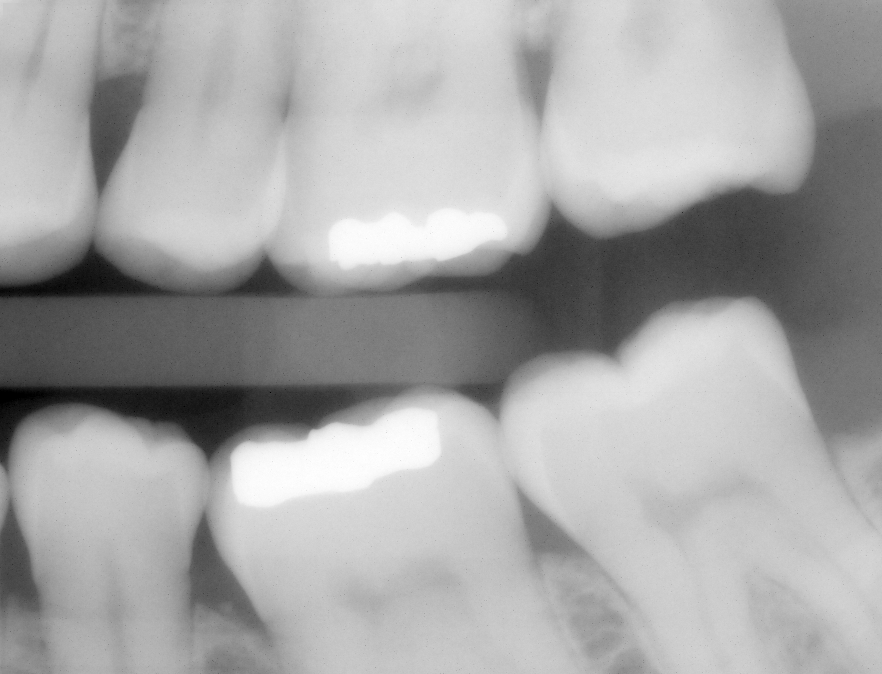
#> input picture dental_xray.tif, 882 x 674 px
$ python question1.py
#> lines starting #> are read from the running program, lines starting #| are printed output that depends on the picture; after the words box and inside, x2 and y2 are one past the last pixel; in counts of white or black regions, pixels touching at a corner belong together
import cv2
import numpy as np

def separate_teeth(image_path):
    # Load the image as grayscale
#> called with image_path = 'dental_xray.tif'
    img = cv2.imread(image_path, cv2.IMREAD_GRAYSCALE)
#> img is the input picture: shape (674, 882); min 0, max 255, mean 166.8

    # Apply adaptive thresholding to enhance the contrast between teeth and background
    thresh = cv2.adaptiveThreshold(img, 255, cv2.ADAPTIVE_THRESH_MEAN_C, cv2.THRESH_BINARY_INV, 15, 5)
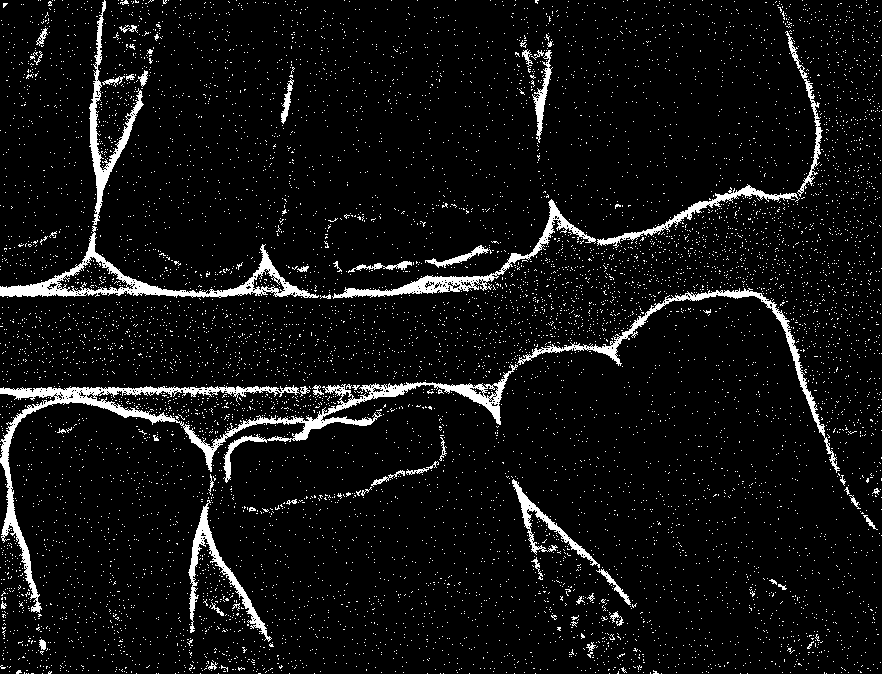
#> thresh: shape (674, 882); 6.5% white; 8496 white regions (8438 under 20 px), largest, box (x1, y1, x2, y2) and area: (0, 364, 518, 613) 8402, (0, 226, 319, 298) 3581, (517, 288, 840, 473) 2520

    # Apply morphological operations to remove small objects and smooth the contours
    kernel = cv2.getStructuringElement(cv2.MORPH_ELLIPSE, (5, 5))
    opened = cv2.morphologyEx(thresh, cv2.MORPH_OPEN, kernel, iterations=2)
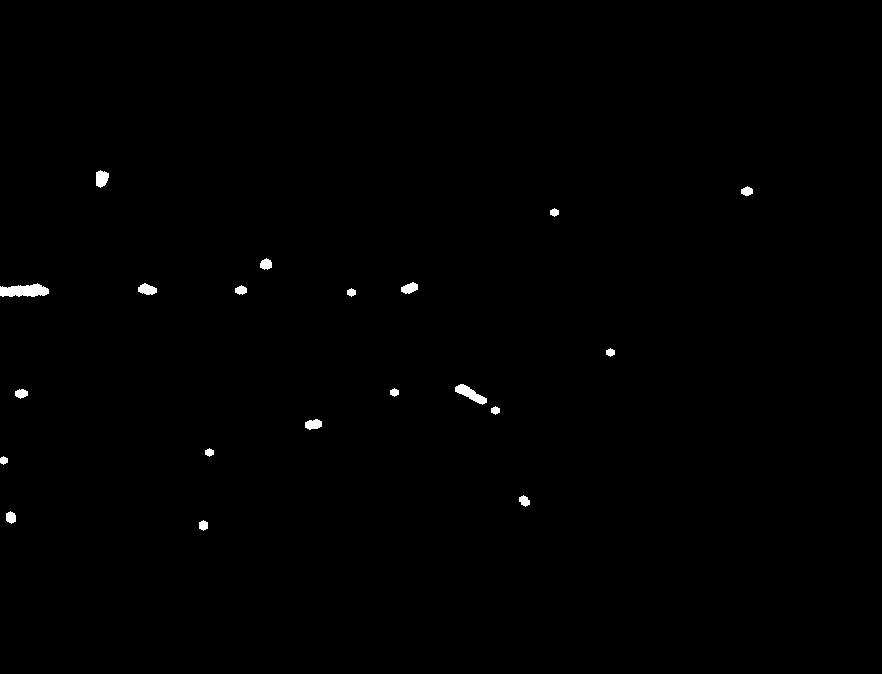
#> opened: shape (674, 882); 0.41% white; 20 white regions

    # Find the contours of the objects in the image
    contours, hierarchy = cv2.findContours(opened, cv2.RETR_EXTERNAL, cv2.CHAIN_APPROX_SIMPLE)
#> contours = 20 contours; largest, box (x1, y1, x2, y2) and area: (0, 283, 49, 297) 441, (455, 384, 487, 405) 252, (96, 170, 109, 188) 152, (138, 283, 157, 295) 136, (305, 419, 322, 430) 119

    # Draw the contours of the objects on a new blank image
    blank = np.zeros_like(img)
    cv2.drawContours(blank, contours, -1, (255, 255, 255), -1)

    # Apply binary thresholding to isolate the teeth
    ret, teeth = cv2.threshold(blank, 0, 255, cv2.THRESH_BINARY)

    return teeth

# Example usage
image_path = 'dental_xray.tif'
teeth = separate_teeth('dental_xray.tif')
cv2.imshow('Teeth', teeth)
cv2.waitKey(0)
